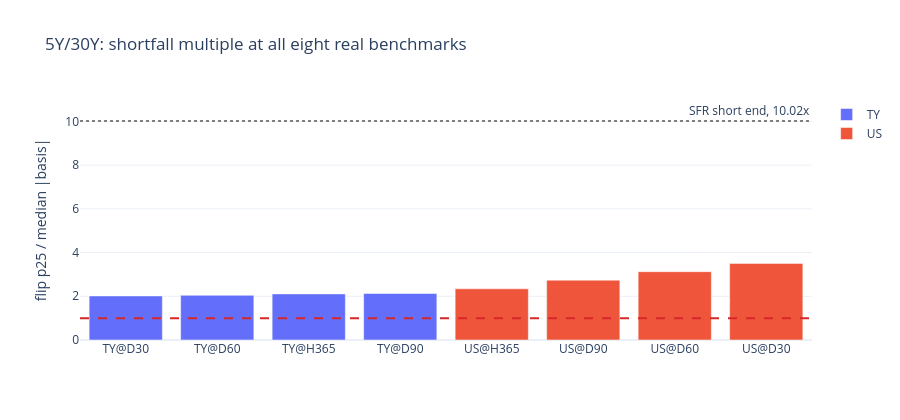

This figure's notebook cell:
### Code cell
fig = go.Figure()
for root in sorted(set(f.listed_root)):
    g = f[f.listed_root == root].sort_values("shortfall_multiple_p25")
    fig.add_trace(go.Bar(x=g.benchmark, y=g.shortfall_multiple_p25, name=root))
fig.add_hline(y=tw.SHORT_END_REFERENCE["basis_shortfall_multiple"],
              line=dict(color="#7f7f7f", dash="dot"),
              annotation_text="SFR short end, 10.02x")
fig.add_hline(y=1.0, line=dict(color="#d62728", dash="dash"))
fig.update_layout(height=420, template="plotly_white", barmode="group",
                  title=f"{NB.focus}: shortfall multiple at all eight real benchmarks",
                  yaxis_title="flip p25 / median |basis|")
fig.show()

### Figure 1 — Plotly figure (JSON) as saved in the notebook; plotly's stock layout.template omitted (floating-point values rounded to 4 significant figures)
{"data": [{"name": "TY", "type": "bar", "x": ["TY@D30", "TY@D60", "TY@H365", "TY@D90"], "y": [2.017, 2.045, 2.11, 2.127]}, {"name": "US", "type": "bar", "x": ["US@H365", "US@D90", "US@D60", "US@D30"], "y": [2.342, 2.739, 3.126, 3.505]}], "layout": {"annotations": [{"showarrow": false, "text": "SFR short end, 10.02x", "x": 1, "xanchor": "right", "xref": "x domain", "y": 10.02, "yanchor": "bottom", "yref": "y"}], "barmode": "group", "height": 420, "shapes": [{"line": {"color": "#7f7f7f", "dash": "dot"}, "type": "line", "x0": 0, "x1": 1, "xref": "x domain", "y0": 10.02, "y1": 10.02, "yref": "y"}, {"line": {"color": "#d62728", "dash": "dash"}, "type": "line", "x0": 0, "x1": 1, "xref": "x domain", "y0": 1.0, "y1": 1.0, "yref": "y"}], "title": {"text": "5Y/30Y: shortfall multiple at all eight real benchmarks"}, "yaxis": {"title": {"text": "flip p25 / median |basis|"}}}}
